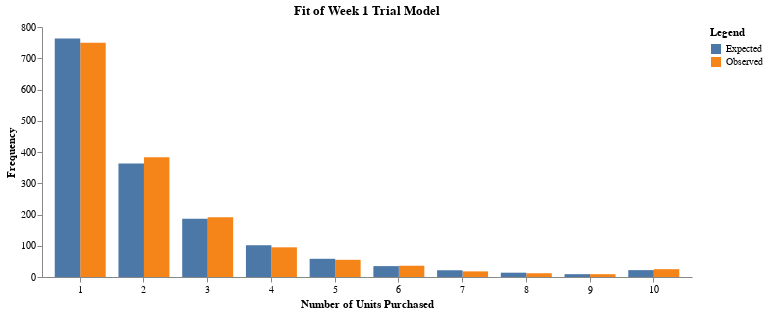

The code cell stored with this chart in its notebook:
### Markdown cell above
As the value of the sample test statistic is less than the critical value, we conclude that the shifted beta-geometric distribution adequately fits the data.

### Code cell
w1_trial_df = pl.DataFrame({'Number of Units Purchased':np.arange(1,11), 'Observed': n1x[1:], 'Expected': E_n1x[1:]})
w1_trial_df = w1_trial_df.unpivot(on=['Observed', 'Expected'], index='Number of Units Purchased', variable_name='Legend' , value_name='Frequency')

ChartTemp(w1_trial_df).mark_bar().encode(
    x=alt.X('Number of Units Purchased:O', axis=alt.Axis(labelAngle=0)),
    y='Frequency:Q',
    color='Legend:N',
    xOffset='Legend:N'
).line_prop('Fit of Week 1 Trial Model')

### Figure 1 — Vega-Lite specification as saved in the notebook (floating-point values rounded to 4 significant figures)
{"$schema": "https://vega.github.io/schema/vega-lite/v5.20.1.json", "config": {"axisX": {"grid": false}, "axisY": {"grid": false}, "view": {"continuousHeight": 300, "continuousWidth": 300, "stroke": null}}, "data": {"name": "data-2dfa3e708563a880bd92d24406b0e2af"}, "datasets": {"data-2dfa3e708563a880bd92d24406b0e2af": [{"Frequency": 750, "Legend": "Observed", "Number of Units Purchased": 1}, {"Frequency": 383, "Legend": "Observed", "Number of Units Purchased": 2}, {"Frequency": 191, "Legend": "Observed", "Number of Units Purchased": 3}, {"Frequency": 95, "Legend": "Observed", "Number of Units Purchased": 4}, {"Frequency": 55, "Legend": "Observed", "Number of Units Purchased": 5}, {"Frequency": 36, "Legend": "Observed", "Number of Units Purchased": 6}, {"Frequency": 18, "Legend": "Observed", "Number of Units Purchased": 7}, {"Frequency": 12, "Legend": "Observed", "Number of Units Purchased": 8}, {"Frequency": 9, "Legend": "Observed", "Number of Units Purchased": 9}, {"Frequency": 25, "Legend": "Observed", "Number of Units Purchased": 10}, {"Frequency": 763.0, "Legend": "Expected", "Number of Units Purchased": 1}, {"Frequency": 363.3, "Legend": "Expected", "Number of Units Purchased": 2}, {"Frequency": 186.4, "Legend": "Expected", "Number of Units Purchased": 3}, {"Frequency": 101.6, "Legend": "Expected", "Number of Units Purchased": 4}, {"Frequency": 58.25, "Legend": "Expected", "Number of Units Purchased": 5}, {"Frequency": 34.84, "Legend": "Expected", "Number of Units Purchased": 6}, {"Frequency": 21.6, "Legend": "Expected", "Number of Units Purchased": 7}, {"Frequency": 13.82, "Legend": "Expected", "Number of Units Purchased": 8}, {"Frequency": 9.093, "Legend": "Expected", "Number of Units Purchased": 9}, {"Frequency": 21.97, "Legend": "Expected", "Number of Units Purchased": 10}]}, "encoding": {"color": {"field": "Legend", "type": "nominal"}, "x": {"axis": {"labelAngle": 0}, "field": "Number of Units Purchased", "type": "ordinal"}, "xOffset": {"field": "Legend", "type": "nominal"}, "y": {"field": "Frequency", "type": "quantitative"}}, "height": 250, "mark": {"type": "bar"}, "title": "Fit of Week 1 Trial Model", "width": 650}
